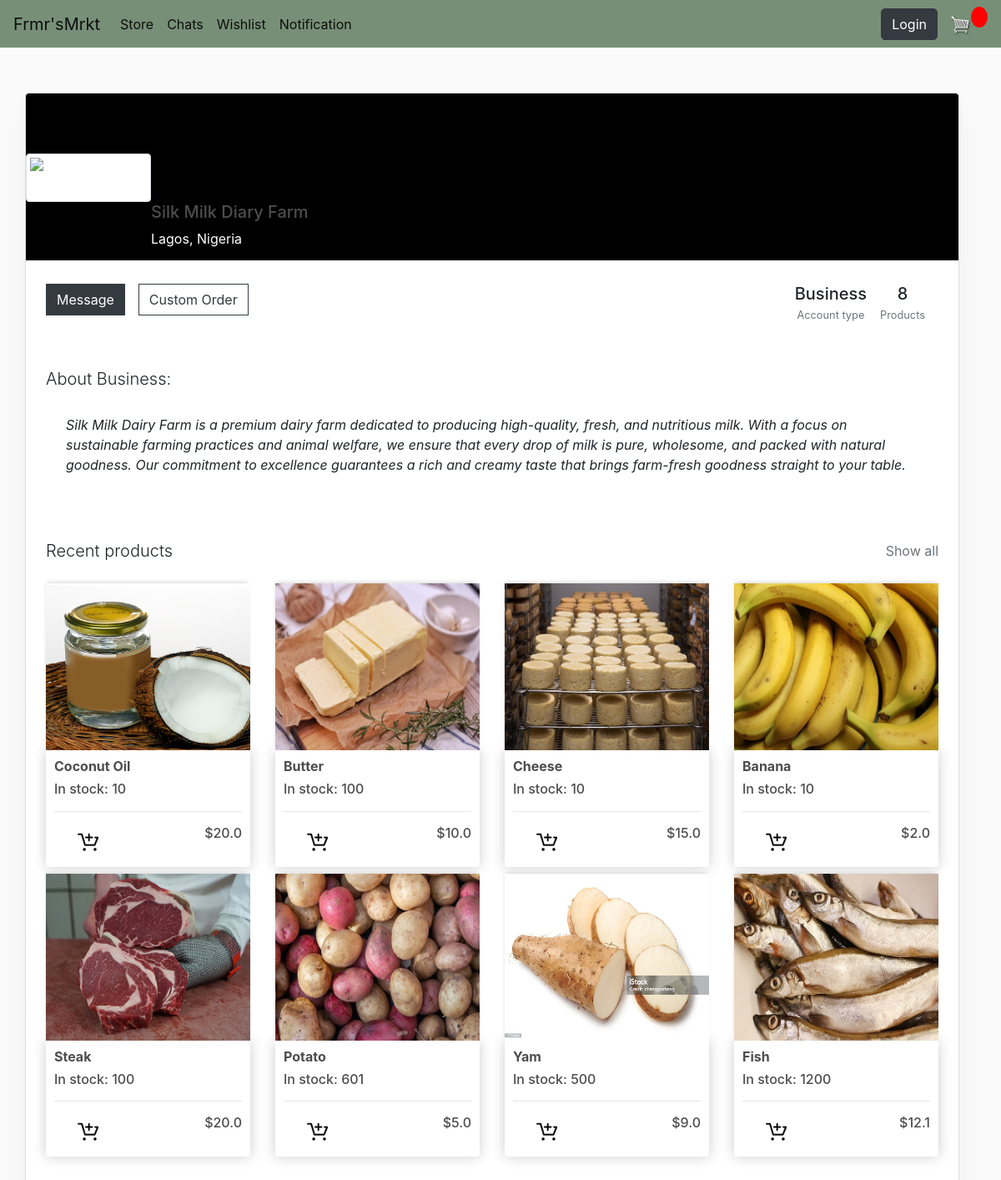
The page /business_profile/4/ on the database its author committed.
### store/models.py (models this page shows, shortened)
class Customer(models.Model):
	user = models.OneToOneField(User, null=True, blank=True, on_delete=models.CASCADE)
	name = models.CharField(max_length=200, null=True)
	email = models.CharField(max_length=200)
	acct_type = models.CharField(max_length=25, default='regular')
	business_description = models.TextField(null=True)
	business_location = models.CharField(max_length=30, default='Lagos, Nigeria')
	def __str__(self):
		return self.email

class Product(models.Model):
    name = models.CharField(max_length=200)
    price = models.FloatField()
    quantity = models.IntegerField(default=10)
    digital = models.BooleanField(default=False,null=True, blank=True)
    image = models.ImageField(null=True, blank=True)
    description = models.TextField(null=True, blank=True)
    owner = models.ForeignKey(Customer, on_delete=models.CASCADE, null=True)
    category = models.CharField(max_length=50, default='Generic')
    date_added = models.DateTimeField(default=datetime.now())
    rating = models.IntegerField(default=1)
    @property
    def imageURL(self):
        try:
            url = self.image.url
        except:
            url = ''
        return url
    def __str__(self):
        return self.name

### store/views.py (the view)
# urls.py: path('business_profile/<int:id>/', views.business_profile, name="business_profile"),
def business_profile(request, id):
	owner = Customer.objects.get(id=id)
	aproducts = Product.objects.filter(owner=owner).all()
	total_products = len(aproducts)
	products = aproducts.filter(owner=owner).order_by('-date_added')[:10]
	context = {'products': list(products),
			'total_products': total_products, 'customer': owner}
	print(context)
	return render(request, 'business/business_profile.html', context)

### store/templates/business/business_profile.html
{% extends 'store/main.html'%} {% load static %} {% block content %}
<div class="d-flex" style="display: flex">
  <div class="card" style="flex: 1; margin-right: 20px; width: 70%">
    <div
      class="rounded-top text-white d-flex flex-row"
      style="background-color: #000; height: 200px"
    >
      <div class="ms-4 mt-5 d-flex flex-column" style="width: 150px">
        <img
          src="https://mdbcdn.b-cdn.net/img/Photos/new-templates/bootstrap-profiles/avatar-1.webp"
          alt="Generic placeholder image"
          class="img-fluid img-thumbnail mt-4 mb-2"
          style="width: 150px; z-index: 1"
        />
      </div>
      <div class="ms-3" style="margin-top: 130px">
        <h5>{{ customer.name }}</h5>
        <p>{{ customer.business_location }}</p>
      </div>
    </div>
    <div class="d-flex justify-content-between p-4 text-black bg-body-tertiary">
      <div class="d-flex justify-content-end text-center py-1 text-body">
        <div>
          <button class="btn btn-dark">Message</button>
        </div>
        <div class="px-3">
          <button class="btn btn-outline-dark">Custom Order</button>
        </div>
      </div>
      <div class="d-flex justify-content-end text-center py-1 text-body">
        <div>
          <p class="mb-1 h5">{{ customer.acct_type|capfirst }}</p>
          <p class="small text-muted mb-0">Account type</p>
        </div>
        <div class="px-3">
          <p class="mb-1 h5">{{ total_products }}</p>
          <p class="small text-muted mb-0">Products</p>
        </div>
      </div>
    </div>
    <div class="card-body p-4 text-black">
      <div class="mb-5 text-body">
        <p class="lead fw-normal mb-1">About Business:</p>
        <div class="p-4 bg-body-tertiary">
          <p class="font-italic mb-1">
            {{ customer.business_description|default:"No description" }}
          </p>
        </div>
      </div>
      <div
        class="d-flex justify-content-between align-items-center mb-4 text-body"
      >
        <p class="lead fw-normal mb-0">Recent products</p>
        <p class="mb-0">
          <a href="{% url 'show_all' 'products' %}" class="text-muted"
            >Show all</a
          >
        </p>
      </div>
      <div class="row row-cols-2 row-cols-md-3 row-cols-lg-4 g-4">
        {% for product in products %}
        <div class="col mb-2">
          <a href="{% url 'product_desc' product.id %}">
            <img
              class="thumbnail"
              src="{{product.imageURL}}"
              href="{% url 'product_desc' product.id %}"
          /></a>
          <div class="box-element product">
            <h6><strong>{{product.name}}</strong></h6>
            <h6>In stock: {{product.quantity}}</h6>
            <hr />
            <a
              data-product="{{product.id}}"
              data-qty="{{product.quantity}}"
              data-action="add"
              class="btn add-btn update-cart"
            >
              <img id="cart-icon" src="{% static 'images/add-to-cart.png' %}" />
            </a>
            <h6 style="display: inline-block; float: right">
              ${{product.price}}
            </h6>
          </div>
        </div>
        {% endfor %}
      </div>
    </div>
  </div>
</div>
{% endblock content %}

### static/css/main.css (style rules this page uses)
body { background-color: hsl(0, 0%, 98%); }
h1,h2,h3,h4,h5,h6 { color:hsl(0, 0%, 30%); }
.box-element { box-shadow:hsl(0, 0%, 80%) 0 0 16px; background-color: #fff; border-radius: 4px; padding: 10px; }
.thumbnail { width: 100%; height: 200px; -webkit-box-shadow: -1px -3px 5px -2px rgba(214,214,214,1); -moz-box-shadow: -1px -3px 5px -2px rgba(214,214,214,1); box-shadow: -1px -3px 5px -2px rgba(214,214,214,1); }
.product { border-radius: 0 0 4px 4px; }
#cart-icon { width:25px; display: inline-block; margin-left: 15px; }
.btn { border-radius: 0; }
.card { box-shadow: 0 20px 27px 0 rgb(0 0 0 / 5%); }
a { color: #02af74; text-decoration: none; }

### rows shown on the page
Customer: name "Silk Milk Diary Farm", business_location "Lagos, Nigeria", acct_type "Business", business_description "Silk Milk Dairy Farm is a premium dairy farm dedicated to producing high-quality, fresh, and nutritious milk. With a focus on sustainable farming practices and animal welfare, we ensure that every drop of milk is pure, wholesome, and packed with natural goodness. Our commitment to excellence guarantees a rich and creamy taste that brings farm-fresh goodness straight to your table."
Product: imageURL (picture), name "Coconut Oil", quantity "10", price "20.0"
Product: imageURL (picture), name "Butter", quantity "100", price "10.0"
Product: imageURL (picture), name "Cheese", quantity "10", price "15.0"
Product: imageURL (picture), name "Banana", quantity "10", price "2.0"
Product: imageURL (picture), name "Steak", quantity "100", price "20.0"
Product: imageURL (picture), name "Potato", quantity "601", price "5.0"
Product: imageURL (picture), name "Yam", quantity "500", price "9.0"
Product: imageURL (picture), name "Fish", quantity "1200", price "12.1"

### other values the page prints
{{ total_products }} "8"
